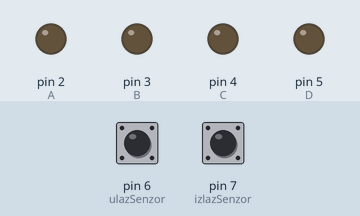
Simulated run of this sketch. Board: Arduino Uno, built with avr-gcc and run on an emulated ATmega328P. Shown: output pins drawn as LEDs (lit = HIGH). The test bench sets the inputs (shaded band); at power-on: pin 6 (ulazSenzor) HIGH, pin 7 (izlazSenzor) HIGH. Pins used as bus, display or sensor lines are not drawn.

Above: at 1.2 s.
1.3 s: pin 6 (ulazSenzor) pulled LOW for 0.15 s
At 2.5 s:
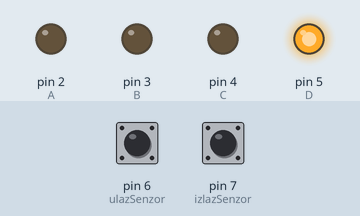
2.9 s: pin 6 (ulazSenzor) pulled LOW for 1 s
At 3.7 s:
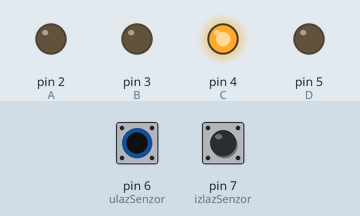
5.4 s: pin 6 (ulazSenzor) pulled LOW for 0.15 s
At 5.7 s:
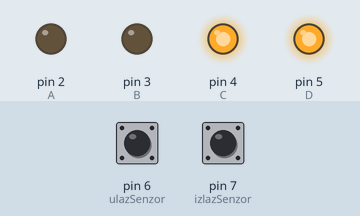
7.0 s: pin 6 (ulazSenzor) pulled LOW for 3.2 s
At 8.1 s:
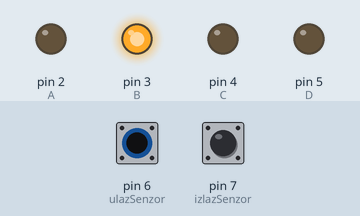
11.7 s: pin 6 (ulazSenzor) pulled LOW for 0.15 s
At 12.9 s:
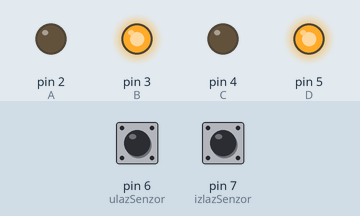
13.3 s: pin 7 (izlazSenzor) pulled LOW for 0.15 s
At 14.2 s:
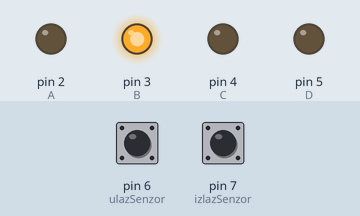
Timing chart, 0 to 15.9 s (numbered marks = the images above; inputs shaded):
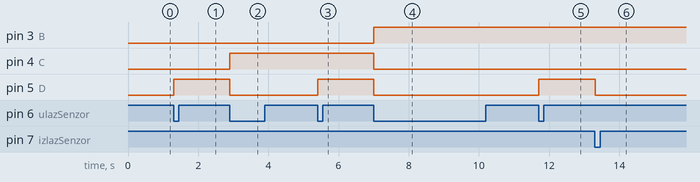

Measured:
- after the input at 1.3 s, pin 5 (D): LOW → HIGH at once
- after the input at 2.9 s, pin 4 (C): LOW → HIGH at once; pin 5 (D): HIGH → LOW at once
- after the input at 5.4 s, pin 5 (D): LOW → HIGH at once
- after the input at 7.0 s, pin 3 (B): LOW → HIGH at once; pin 4 (C), pin 5 (D): HIGH → LOW at once
- after the input at 11.7 s, pin 5 (D): LOW → HIGH at once
- after the input at 13.3 s, pin 5 (D): HIGH → LOW at once

The sketch:

B29_Program.ino
```cpp
// ---  B29 - Korona brojac (Test)
// ---  06.06.2022.

int A = 2, B = 3, C = 4, D = 5;

int ulazSenzor = 6;
int izlazSenzor = 7;

int displayGnd = 12;

int ljudiUProstoriji = 0;

void setup(){
  pinMode(A, OUTPUT);
  pinMode(B, OUTPUT);
  pinMode(C, OUTPUT);
  pinMode(D, OUTPUT);
  pinMode(displayGnd, OUTPUT);
  pinMode(ulazSenzor, INPUT_PULLUP);
  pinMode(izlazSenzor, INPUT_PULLUP);
  displayDigit(ljudiUProstoriji);
  digitalWrite(displayGnd, LOW);

}

void displayDigit(int number){
   if(number == 0){ // 0000
    digitalWrite(A, LOW);
    digitalWrite(B, LOW);
    digitalWrite(C, LOW);
    digitalWrite(D, LOW);
  }
  else if(number == 1){ // 0001
    digitalWrite(A, LOW);
    digitalWrite(B, LOW);
    digitalWrite(C, LOW);
    digitalWrite(D, HIGH);
  }
  else if(number == 2){ // 0010
    digitalWrite(A, LOW);
    digitalWrite(B, LOW);
    digitalWrite(C, HIGH);
    digitalWrite(D, LOW);
  }
  else if(number == 3){ // 0011
    digitalWrite(A, LOW);
    digitalWrite(B, LOW);
    digitalWrite(C, HIGH);
    digitalWrite(D, HIGH);
  }
  else if(number == 4){ // 0100
    digitalWrite(A, LOW);
    digitalWrite(B, HIGH);
    digitalWrite(C, LOW);
    digitalWrite(D, LOW);
  }
  else if(number == 5){ // 0101
    digitalWrite(A, LOW);
    digitalWrite(B, HIGH);
    digitalWrite(C, LOW);
    digitalWrite(D, HIGH);
  }
  else if(number == 6){ // 0110
    digitalWrite(A, LOW);
    digitalWrite(B, HIGH);
    digitalWrite(C, HIGH);
    digitalWrite(D, LOW);
  }
  else if(number == 7){ // 0111
    digitalWrite(A, LOW);
    digitalWrite(B, HIGH);
    digitalWrite(C, HIGH);
    digitalWrite(D, HIGH);
  }
  else if(number == 8){ // 1000
    digitalWrite(A, HIGH);
    digitalWrite(B, LOW);
    digitalWrite(C, LOW);
    digitalWrite(D, LOW);
  }
  else if(number == 9){ // 1001
    digitalWrite(A, HIGH);
    digitalWrite(B, LOW);
    digitalWrite(C, LOW);
    digitalWrite(D, HIGH);
  }
}


int debounce = false;
int debounce2 = false;

// pomocne promeljive za treptanje bez delay() funckije
unsigned long previousMillis = 0;
const long interval = 500; // vreme treptanja displjea (delay)
int displayState = LOW;

void loop(){
  if(!digitalRead(ulazSenzor) && !debounce){
    debounce = true;
    ljudiUProstoriji+=ljudiUProstoriji>=5?0:1;
    displayDigit(ljudiUProstoriji);
  }
  else if(digitalRead(ulazSenzor) && debounce) debounce = false;

  if(!digitalRead(izlazSenzor) && !debounce2){
    debounce2 = true;
    ljudiUProstoriji -= ljudiUProstoriji <= 0 ? 0 : 1;
    displayDigit(ljudiUProstoriji);
  }
  else if(digitalRead(izlazSenzor) && debounce2) debounce2 = false;


  if(ljudiUProstoriji == 5){
    unsigned long currentMillis = millis();
    if(currentMillis - previousMillis >= interval) {
      previousMillis = currentMillis;
      if (displayState == LOW) displayState = HIGH;
      else displayState = LOW;

      digitalWrite(displayGnd, displayState);
    }
  }
  else{
    digitalWrite(displayGnd, LOW);
  }
  delay(50);
}
```
